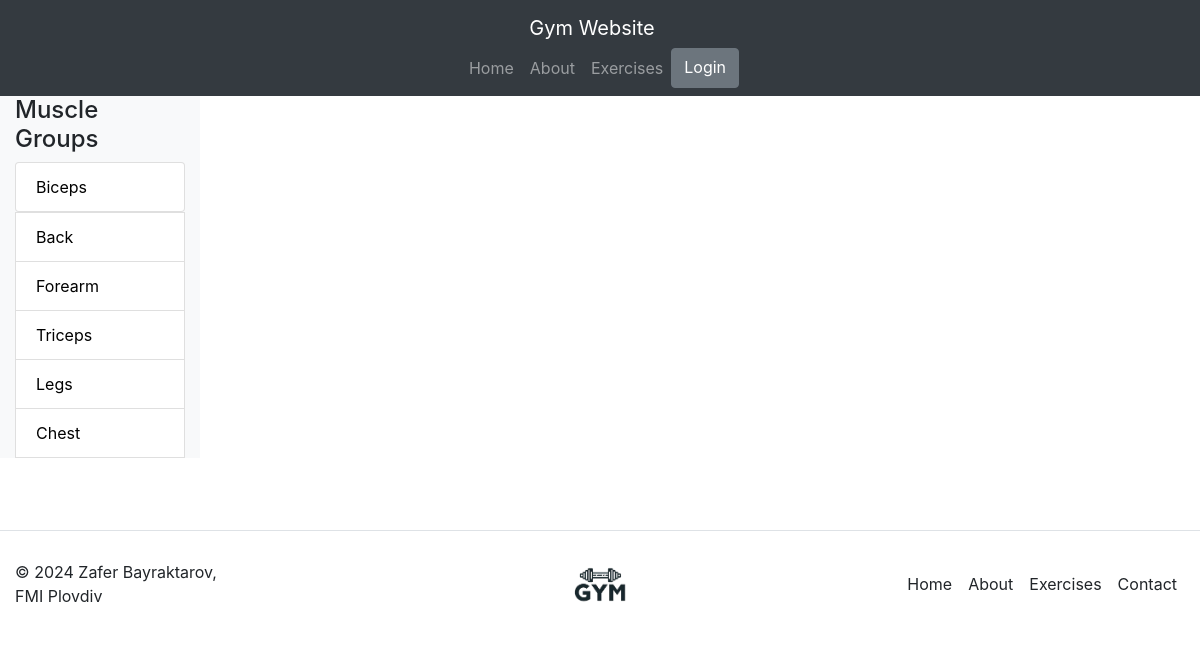
Page /my_workouts.php on the committed database.
### tables this page shows
CREATE TABLE IF NOT EXISTS `exercise_type` (
  `Ex_type_ID` int NOT NULL AUTO_INCREMENT COMMENT 'ПК',
  `Name` varchar(100) NOT NULL COMMENT 'Вид на упражнение',
  `Description` varchar(500) NOT NULL COMMENT 'Описание',
  PRIMARY KEY (`Ex_type_ID`)
);

### my_workouts.php (the view, shortened to what this page needs)
<?php
require 'layout/init.inc';
$query   = "SELECT *
FROM  exercise_type ";
  $result = $mysqli->query($query);
require 'layout/nav.inc';
print ('
<div class="container-fluid">
    <div class="row">
      <div class="col-md-2 bg-light sidebar">
        <h4>Muscle Groups</h4>
        <ul class="list-group">
        ');
        while($row = $result->fetch_assoc()){
        print'
          <a id="aBlack" class="list-group-item" href="my_workouts.php?kid='.$row['Ex_type_ID'].'">
        '.htmlspecialchars(stripslashes($row['Name'])).'
          </a>
          </ul>
          ';
        }
print'
        </div>
      </div>
    </div>
    <br><br>
';
require 'layout/footer.inc';
?>

### style.css (style rules this page uses)
#aBlack { color: black; text-decoration: none; }

### rows in the picture
exercise_type: Name "Biceps"
exercise_type: Name "Back"
exercise_type: Name "Forearm"
exercise_type: Name "Triceps"
exercise_type: Name "Legs"
exercise_type: Name "Chest"
